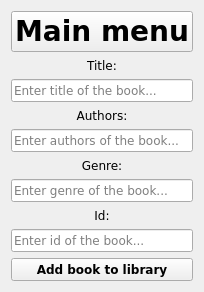
      <widget class="QWidget" name="librarian_add_book_page">
       <layout class="QGridLayout" name="gridLayout_13">
        <item row="0" column="0">
         <layout class="QVBoxLayout" name="verticalLayout_25">
          <item>
           <widget class="QPushButton" name="mainMenuButton4">
            <property name="font">
             <font>
              <family>DejaVu Sans</family>
              <pointsize>21</pointsize>
              <weight>75</weight>
              <bold>true</bold>
             </font>
            </property>
            <property name="text">
             <string>Main menu</string>
            </property>
           </widget>
          </item>
          <item>
           <widget class="QLabel" name="addBookTitleLabel">
            <property name="sizePolicy">
             <sizepolicy hsizetype="Preferred" vsizetype="Minimum">
              <horstretch>0</horstretch>
              <verstretch>0</verstretch>
             </sizepolicy>
            </property>
            <property name="font">
             <font>
              <family>DejaVu Sans</family>
             </font>
            </property>
            <property name="text">
             <string>Title:</string>
            </property>
            <property name="alignment">
             <set>Qt::AlignCenter</set>
            </property>
           </widget>
          </item>
          <item>
           <widget class="QLineEdit" name="addBookTitleLineEdit">
            <property name="sizePolicy">
             <sizepolicy hsizetype="Expanding" vsizetype="Maximum">
              <horstretch>0</horstretch>
              <verstretch>0</verstretch>
             </sizepolicy>
            </property>
            <property name="font">
             <font>
              <family>DejaVu Sans</family>
             </font>
            </property>
            <property name="placeholderText">
             <string>Enter title of the book...</string>
            </property>
           </widget>
          </item>
          <item>
           <widget class="QLabel" name="addBookAuthorsLabel">
            <property name="sizePolicy">
             <sizepolicy hsizetype="Preferred" vsizetype="Minimum">
              <horstretch>0</horstretch>
              <verstretch>0</verstretch>
             </sizepolicy>
            </property>
            <property name="font">
             <font>
              <family>DejaVu Sans</family>
             </font>
            </property>
            <property name="text">
             <string>Authors:</string>
            </property>
            <property name="alignment">
             <set>Qt::AlignCenter</set>
            </property>
           </widget>
          </item>
          <item>
           <widget class="QLineEdit" name="addBookAuthorsLineEdit">
            <property name="sizePolicy">
             <sizepolicy hsizetype="Expanding" vsizetype="Maximum">
              <horstretch>0</horstretch>
              <verstretch>0</verstretch>
             </sizepolicy>
            </property>
            <property name="font">
             <font>
              <family>DejaVu Sans</family>
             </font>
            </property>
            <property name="placeholderText">
             <string>Enter authors of the book...</string>
            </property>
           </widget>
          </item>
          <item>
           <widget class="QLabel" name="addBookGenreLabel">
            <property name="sizePolicy">
             <sizepolicy hsizetype="Preferred" vsizetype="Minimum">
              <horstretch>0</horstretch>
              <verstretch>0</verstretch>
             </sizepolicy>
            </property>
            <property name="font">
             <font>
              <family>DejaVu Sans</family>
             </font>
            </property>
            <property name="text">
             <string>Genre:</string>
            </property>
            <property name="alignment">
             <set>Qt::AlignCenter</set>
            </property>
           </widget>
          </item>
          <item>
           <widget class="QLineEdit" name="addBookGenreLineEdit">
            <property name="sizePolicy">
             <sizepolicy hsizetype="Expanding" vsizetype="Maximum">
              <horstretch>0</horstretch>
              <verstretch>0</verstretch>
             </sizepolicy>
            </property>
            <property name="font">
             <font>
              <family>DejaVu Sans</family>
             </font>
            </property>
            <property name="placeholderText">
             <string>Enter genre of the book...</string>
            </property>
           </widget>
          </item>
          <item>
           <widget class="QLabel" name="addBookIdLabel">
            <property name="sizePolicy">
             <sizepolicy hsizetype="Preferred" vsizetype="Minimum">
              <horstretch>0</horstretch>
              <verstretch>0</verstretch>
             </sizepolicy>
            </property>
            <property name="font">
             <font>
              <family>DejaVu Sans</family>
             </font>
            </property>
            <property name="text">
             <string>Id:</string>
            </property>
            <property name="alignment">
             <set>Qt::AlignCenter</set>
            </property>
           </widget>
          </item>
          <item>
           <widget class="QLineEdit" name="addBookIdLineEdit">
            <property name="sizePolicy">
             <sizepolicy hsizetype="Expanding" vsizetype="Maximum">
              <horstretch>0</horstretch>
              <verstretch>0</verstretch>
             </sizepolicy>
            </property>
            <property name="font">
             <font>
              <family>DejaVu Sans</family>
             </font>
            </property>
            <property name="placeholderText">
             <string>Enter id of the book...</string>
            </property>
           </widget>
          </item>
          <item>
           <widget class="QPushButton" name="addBookButton">
            <property name="sizePolicy">
             <sizepolicy hsizetype="Minimum" vsizetype="Maximum">
              <horstretch>0</horstretch>
              <verstretch>0</verstretch>
             </sizepolicy>
            </property>
            <property name="font">
             <font>
              <family>DejaVu Sans</family>
              <weight>75</weight>
              <bold>true</bold>
             </font>
            </property>
            <property name="text">
             <string>Add book to library</string>
            </property>
           </widget>
          </item>
         </layout>
        </item>
       </layout>
      </widget>
